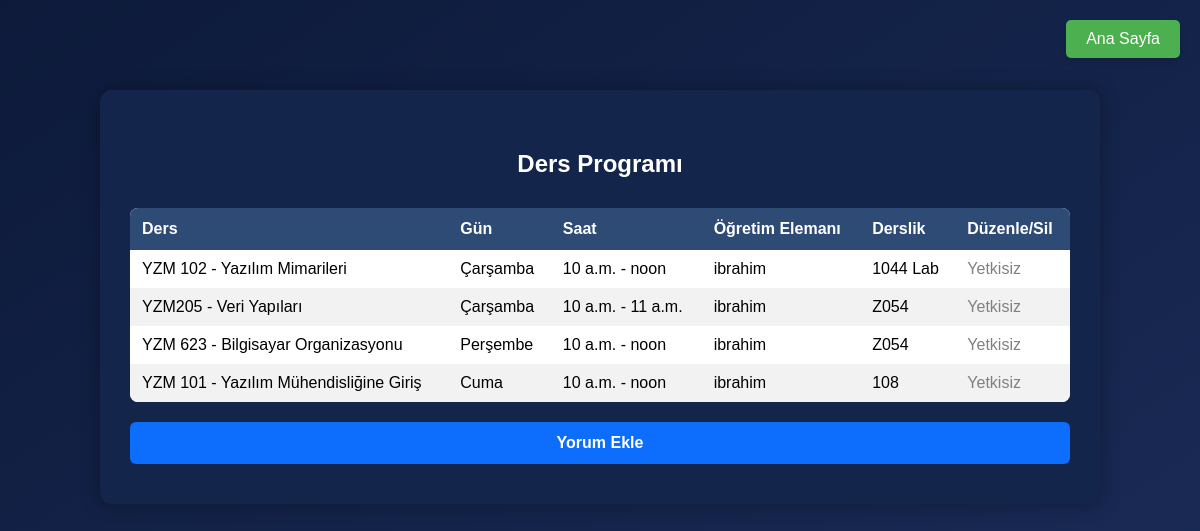
Page /uni/ders-programi/ on the earlier database version.
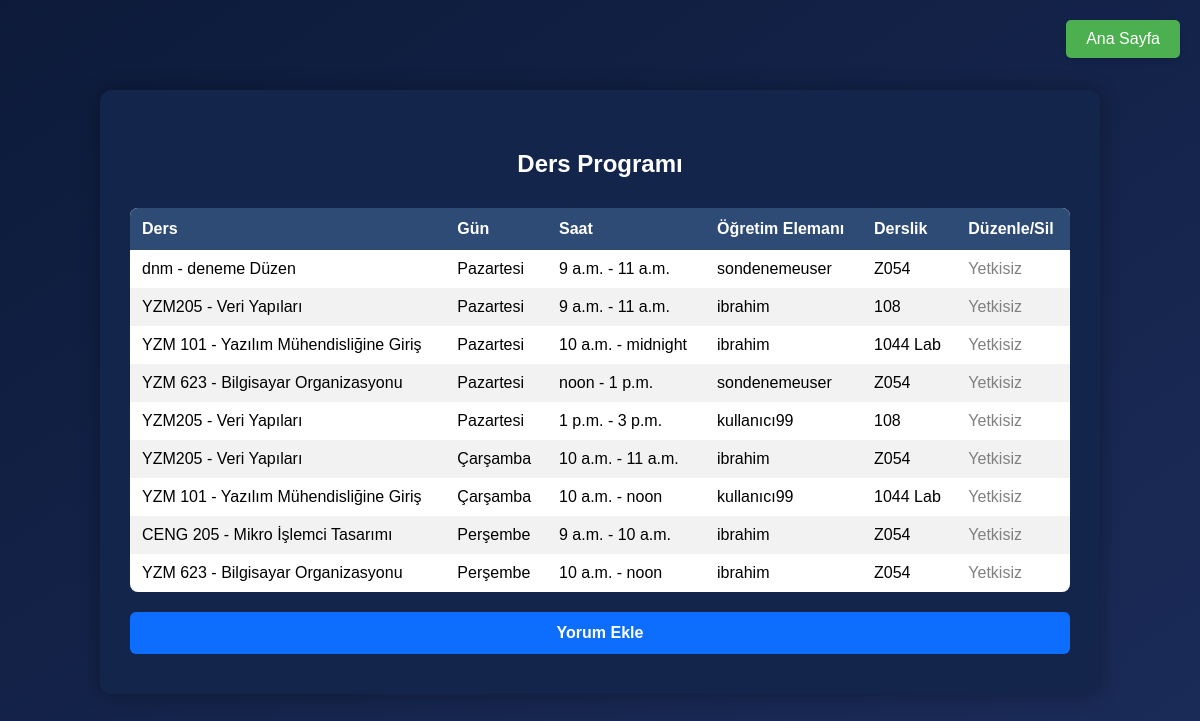
Same page on the later database version.
### uni/models.py (models this page shows, shortened)
class DersProgrami(models.Model):
    GUNLER = [
        ('Pazartesi', 'Pazartesi'),
        ('Salı', 'Salı'),
        ('Çarşamba', 'Çarşamba'),
        ('Perşembe', 'Perşembe'),
        ('Cuma', 'Cuma'),
    ]
    ders = models.ForeignKey(Ders, on_delete=models.CASCADE)
    derslik = models.ForeignKey(Derslik, on_delete=models.CASCADE)
    ogretim_elemani = models.ForeignKey(User, on_delete=models.CASCADE, limit_choices_to={'role': 'akademisyen'})
    gun = models.CharField(max_length=10, choices=GUNLER)
    baslangic_saati = models.TimeField()
    bitis_saati = models.TimeField()
    class Meta:
        unique_together = ['ders', 'gun', 'baslangic_saati']

class Ders(models.Model):
    kod = models.CharField(max_length=10, unique=True)
    ad = models.CharField(max_length=100)
    ogrenci_sayisi = models.IntegerField(default=0)
    kredi = models.IntegerField()
    bolum = models.CharField(max_length=100)
    def __str__(self):
        return f"{self.kod} - {self.ad}"

class CustomUser(AbstractUser):
    ROLE_CHOICES = (
        ('bolum_baskani', 'Bölüm Başkanı'),
        ('bolum_sekreteri', 'Bölüm Sekreteri'),
        ('akademisyen', 'Akademisyen'),
        ('ogrenci', 'Öğrenci'),
    )
    role = models.CharField(max_length=20, choices=ROLE_CHOICES, null=True, blank=True)

class Derslik(models.Model):
    ad = models.CharField(max_length=50, unique=True)
    kapasite = models.IntegerField()
    def __str__(self):
        return self.ad

### uni/views.py (the view)
# urls.py: path('ders-programi/', ders_programi_list, name='ders_programi_list'),
def ders_programi_list(request):
    gun_sirasi = {
        'Pazartesi': 0,
        'Salı': 1,
        'Çarşamba': 2,
        'Perşembe': 3,
        'Cuma': 4,
    }
    programlar = DersProgrami.objects.all()
    programlar = sorted(programlar, key=lambda x: (gun_sirasi.get(x.gun, 5), x.baslangic_saati))
    return render(request, 'ders_programi_list.html', {'programlar': programlar})

### uni/templates/ders_programi_list.html (shortened to what this page needs)
{% extends "base.html" %}
{% block content %}
<a href="{% url 'home' %}" class="btn-home">Ana Sayfa</a>
<div class="card">
    <h2>Ders Programı</h2>
    <table>
        <thead>
            <tr>
                <th>Ders</th>
                <th>Gün</th>
                <th>Saat</th>
                <th>Öğretim Elemanı</th>
                <th>Derslik</th>
                <th>Düzenle/Sil</th>
            </tr>
        </thead>
        <tbody>
            {% for program in programlar %}
            <tr>
                <td>{{ program.ders }}</td>
                <td>{{ program.gun }}</td>
                <td>{{ program.baslangic_saati }} - {{ program.bitis_saati }}</td>
                <td>{{ program.ogretim_elemani }}</td>
                <td>{{ program.derslik }}</td>
                <td>
                    {% if request.user.role == "bolum_baskani" or request.user.role == "bolum_sekreteri" %}
                    <a href="{% url 'ders_programi_duzenle' program.id %}" class="btn-sil" style="background-color: #0d6efd; margin-right: 5px;">Düzenle</a>
                    <a href="{% url 'ders_programi_sil' program.id %}" class="btn-sil">Sil</a>
                    {% else %}
                    <span style="color: gray;">Yetkisiz</span>
                    {% endif %}
                </td>
            </tr>
            {% empty %}
            <tr>
                <td colspan="6" style="text-align: center;">Henüz ders programı bulunmamaktadır.</td>
            </tr>
            {% endfor %}
        </tbody>
    </table>
    {% if request.user.role == "bolum_baskani" or request.user.role == "bolum_sekreteri" %}
    <a href="{% url 'ders_programi_ekle' %}" class="btn-ekle">Yeni Ders Ekle</a>
    <form method="post" action="{% url 'ders_programi_onayla' %}">
    {% csrf_token %}
        <button type="submit" class="btn-mavi">Ders Programını Onayla</button>
    </form>
    {% else %}
    <div style="text-align: center;">
    <a href="{% url 'yorum_ekle' %}" class="btn-mavi">Yorum Ekle</a>
    </div>
    {% endif %}
</div>
{% endblock %}

Differences in the rows shown:
removed DersProgrami: ders "YZM 102 - Yazılım Mimarileri", gun "Çarşamba", baslangic_saati "10 a.m.", bitis_saati "noon", ogretim_elemani "ibrahim", derslik "1044 Lab"
added DersProgrami: ders "dnm - deneme Düzen", gun "Pazartesi", baslangic_saati "9 a.m.", bitis_saati "11 a.m.", ogretim_elemani "sondenemeuser", derslik "Z054"
added DersProgrami: ders "YZM205 - Veri Yapıları", gun "Pazartesi", baslangic_saati "9 a.m.", bitis_saati "11 a.m.", ogretim_elemani "ibrahim", derslik "108"
changed DersProgrami: gun "Cuma" → "Pazartesi"; bitis_saati "noon" → "midnight"; derslik "108" → "1044 Lab"; moves up the list
added DersProgrami: ders "YZM 623 - Bilgisayar Organizasyonu", gun "Pazartesi", baslangic_saati "noon", bitis_saati "1 p.m.", ogretim_elemani "sondenemeuser", derslik "Z054"
added DersProgrami: ders "YZM205 - Veri Yapıları", gun "Pazartesi", baslangic_saati "1 p.m.", bitis_saati "3 p.m.", ogretim_elemani "kullanıcı99", derslik "108"
added DersProgrami: ders "YZM 101 - Yazılım Mühendisliğine Giriş", gun "Çarşamba", baslangic_saati "10 a.m.", bitis_saati "noon", ogretim_elemani "kullanıcı99", derslik "1044 Lab"
added DersProgrami: ders "CENG 205 - Mikro İşlemci Tasarımı", gun "Perşembe", baslangic_saati "9 a.m.", bitis_saati "10 a.m.", ogretim_elemani "ibrahim", derslik "Z054"
